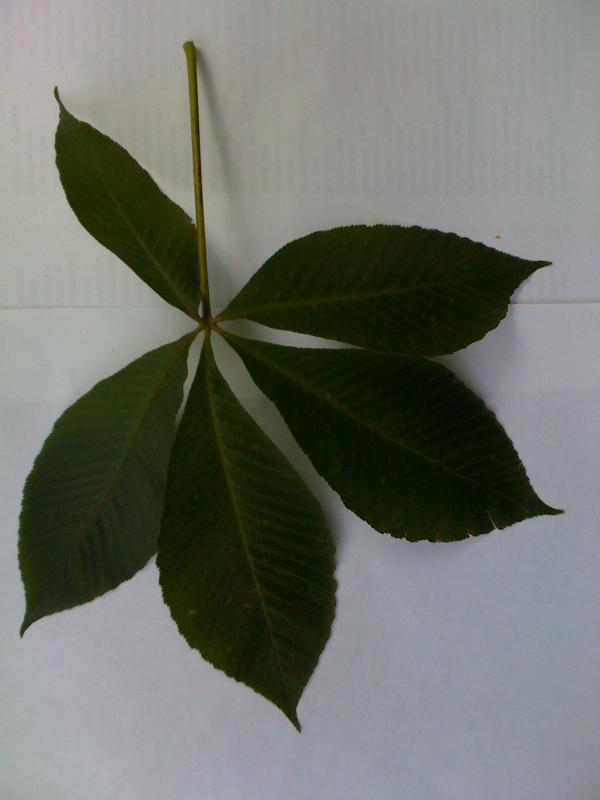
#> input picture dataset/aesculus/aesculus_flava/1249580532_0003.jpg, 600 x 800 px; its folder holds only this picture in this run
$ python -i dataset_loader.py   (imports and definitions only)
#> lines starting #> are read from the running program, lines starting #| are printed output that depends on the picture
import os
import glob
import cv2 as cv
import numpy as np


EXTENSIONES = ("*.jpg",)


def cargar_imagen(ruta: str, flags=cv.IMREAD_COLOR) -> np.ndarray:
    imagen = cv.imread(ruta, flags)
    if imagen is None:
        print(f"[ERROR] No se pudo cargar la imagen en la ruta: {ruta}")
    return imagen


# ---------------------------------------------------------------------------
# TRANSFORMACIONES (todas presentes en union.py)
# ---------------------------------------------------------------------------
def exponentialTransformation(img, c, gamma):
    temp = c * np.power(img / 255.0, gamma)
    return np.clip(temp * 255.0, 0, 255).astype(np.uint8)


def generalTransformation(img, alfa, beta):
    return np.clip(alfa * (img.astype(np.float32) - 128) + 128 + beta, 0, 255).astype(np.uint8)


def affineTransformation(img, rot_angle, tras_x=0, tras_y=0):
    rows, cols = img.shape[:2]
    M = cv.getRotationMatrix2D(((cols - 1) / 2.0, (rows - 1) / 2.0), rot_angle, 1)
    M[0, 2] = tras_x
    M[1, 2] = tras_y
    return cv.warpAffine(img, M, (cols, rows))


def filtro_gaussiano(img):
    return cv.GaussianBlur(img, (5, 5), 0)


def filtro_mediana(img):
    return cv.medianBlur(img, 5)


def filtro_sharpen(img):
    kernel = np.array([[0, -1, 0], [-1, 5, -1], [0, -1, 0]])
    return cv.filter2D(img, -1, kernel)


def anadir_ruido_gaussiano(img, media=0, sigma=15):
    ruido = np.random.normal(media, sigma, img.shape).astype(np.float32)
    return np.clip(img.astype(np.float32) + ruido, 0, 255).astype(np.uint8)


def espejo_horizontal(img):
    return cv.flip(img, 1)


# ---------------------------------------------------------------------------
# AUMENTO DE DATOS EN MEMORIA (solo train)
# ---------------------------------------------------------------------------
def aumentar_datos_train(img: np.ndarray) -> list:
    return [
        img,
        affineTransformation(img, 45.0, 0, 0),
        affineTransformation(img, -45.0, 0, 0),
        affineTransformation(img, 15.0, 20, 0),
        affineTransformation(img, -15.0, -20, 10),
        exponentialTransformation(img, 1.0, 0.5),
        exponentialTransformation(img, 1.0, 2.0),
        exponentialTransformation(img, 1.0, 0.7),
        generalTransformation(img, 1.5, 0),
        generalTransformation(img, 0.7, 30),
        filtro_gaussiano(img),
        filtro_sharpen(img),
        anadir_ruido_gaussiano(img),
        espejo_horizontal(img),
    ]


# ---------------------------------------------------------------------------
# VISUALIZACIÓN DEL AUMENTO
# ---------------------------------------------------------------------------
def mostrar_ejemplos_aumento(ruta_imagen: str, titulo: str = "Ejemplos de aumento"):
    import matplotlib.pyplot as plt

    img = cargar_imagen(ruta_imagen)
#> in cargar_imagen, imagen is the input picture: shape (800, 600, 3); mean B, G, R 105.7, 113.7, 109.9
    if img is None:
        return

    variaciones = aumentar_datos_train(img)
#> call 2 of affineTransformation, with rot_angle = -45, tras_x = 0, tras_y = 0
#> in affineTransformation (call 2), `M = cv.getRotationMatrix2D(((cols - 1) / 2.0, (rows - 1) / 2.0), rot_a..`: M = [[0.707, -0.707, 370.2], [0.707, 0.707, -94.77]]
#> in affineTransformation (call 2), `return cv.warpAffine(img, M, (cols, rows))`:
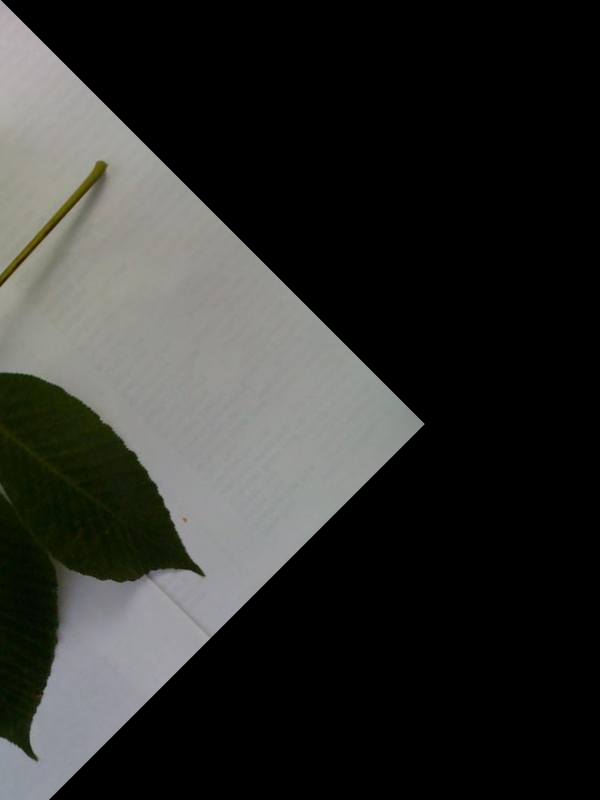
#> returned value: shape (800, 600, 3); mean of channels 0, 1, 2 44.1, 46.5, 45.9; drawn as B, G, R
#> call 3 of affineTransformation, with rot_angle = 15, tras_x = 20, tras_y = 0
#> in affineTransformation (call 3), `M = cv.getRotationMatrix2D(((cols - 1) / 2.0, (rows - 1) / 2.0), rot_a..`: M = [[0.966, 0.259, -93.19], [-0.259, 0.966, 91.13]]
#> in affineTransformation (call 3), `return cv.warpAffine(img, M, (cols, rows))`:
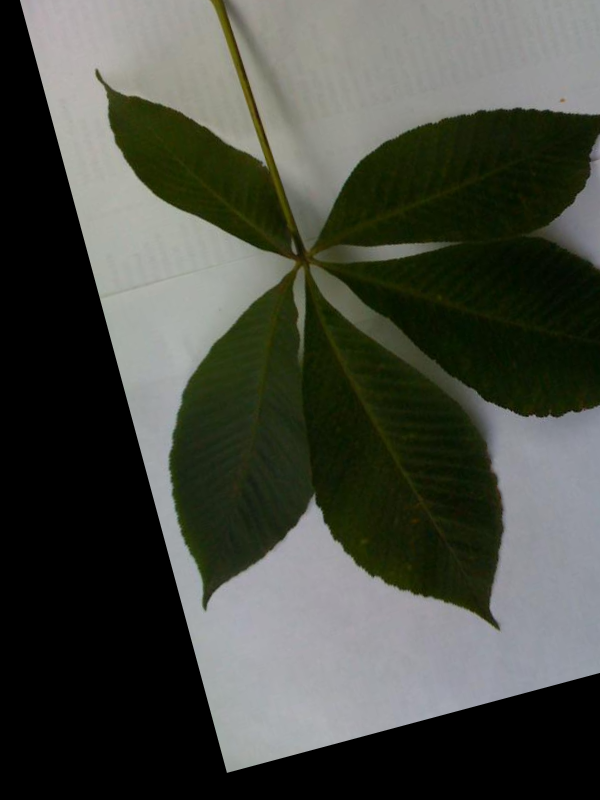
#> returned value: shape (800, 600, 3); mean of channels 0, 1, 2 65.8, 74.4, 71.3; drawn as B, G, R
#> call 2 of exponentialTransformation, with c = 1, gamma = 2
#> in exponentialTransformation (call 2), `temp = c * np.power(img / 255.0, gamma)`:
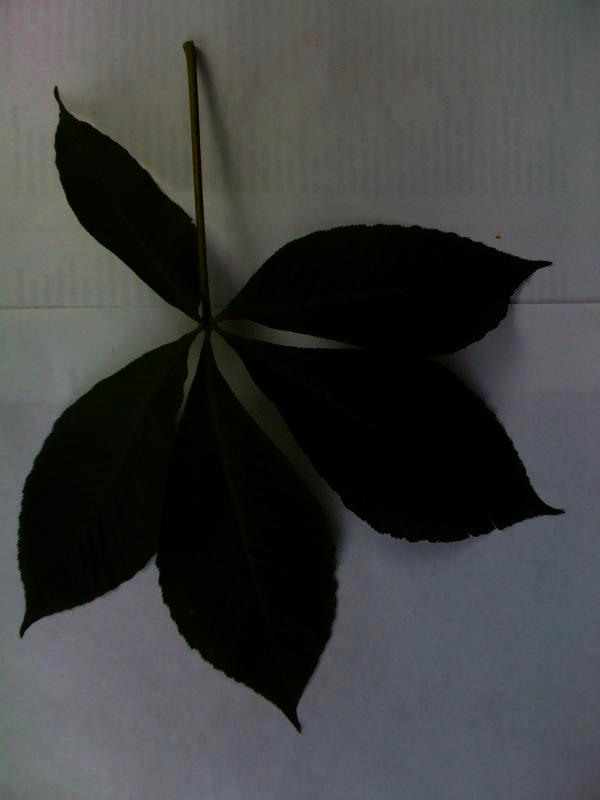
#> temp: shape (800, 600, 3) float64; mean B, G, R 0.248, 0.251, 0.244
#> call 2 of generalTransformation, with alfa = 0.7, beta = 30
#> in generalTransformation (call 2), `return np.clip(alfa * (img.astype(np.float32) - 128) + 128 + beta, 0, ..`:
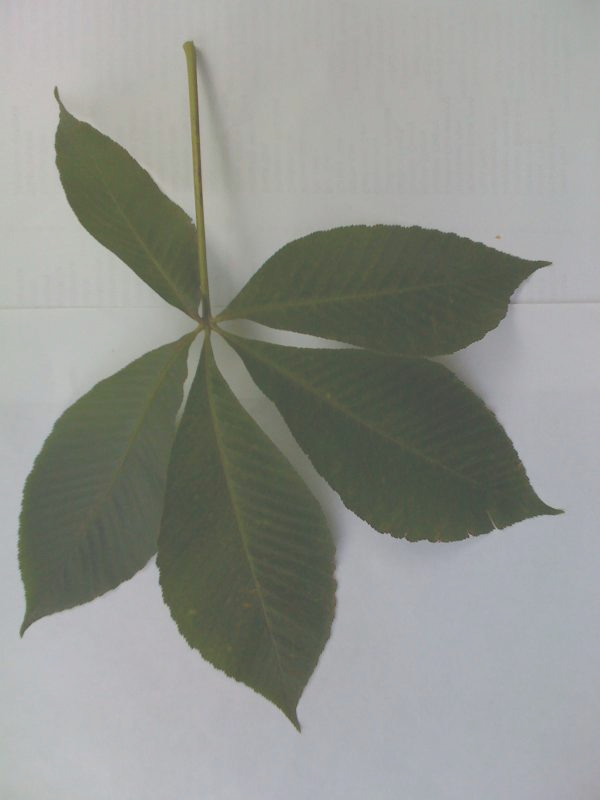
#> returned value: shape (800, 600, 3); mean of channels 0, 1, 2 142, 147.5, 144.9; drawn as B, G, R
#> in filtro_sharpen, `kernel = np.array([[0, -1, 0], [-1, 5, -1], [0, -1, 0]])`: kernel = [[0, -1, 0], [-1, 5, -1], [0, -1, 0]]
#> in anadir_ruido_gaussiano, `ruido = np.random.normal(media, sigma, img.shape).astype(np.float32)`:
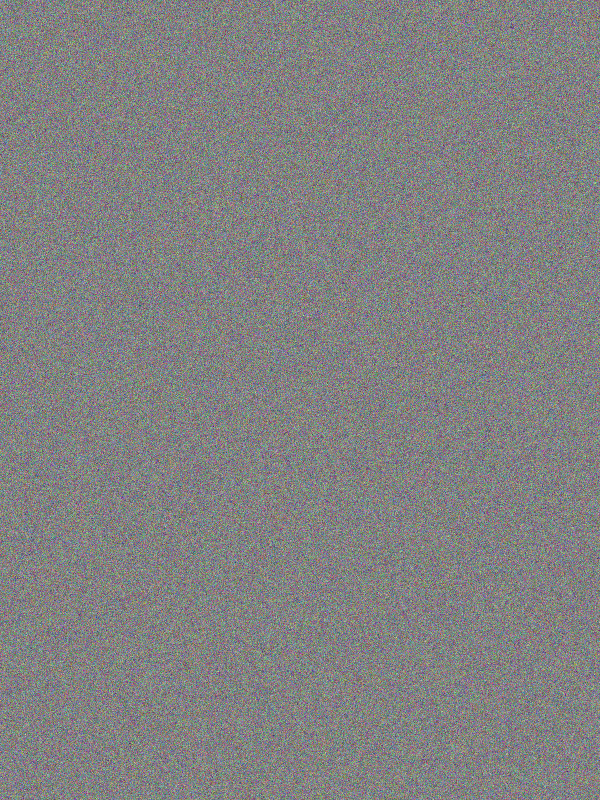
#> ruido: shape (800, 600, 3) float32; mean B, G, R 0, 0, 0; drawn with min black and max white
#> in espejo_horizontal, `return cv.flip(img, 1)`:
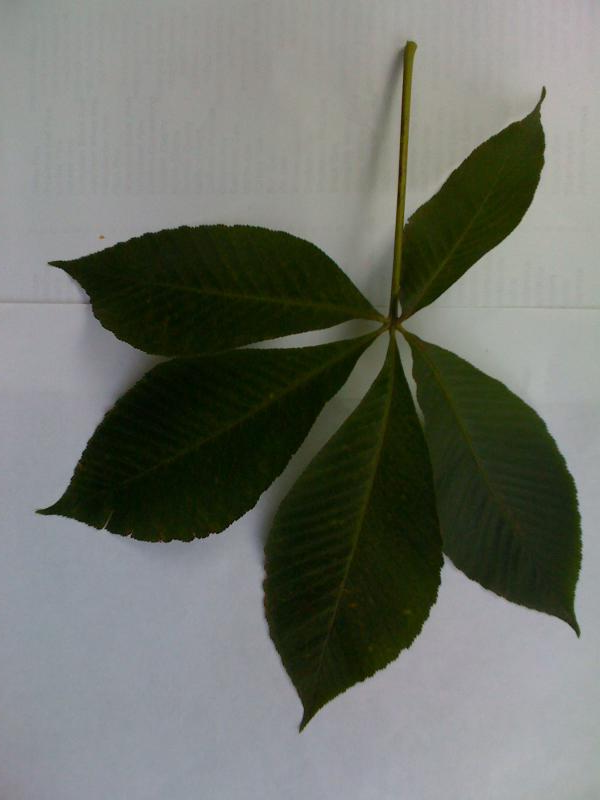
#> returned value: shape (800, 600, 3); mean of channels 0, 1, 2 105.7, 113.7, 109.9; drawn as B, G, R
#> variaciones = 14 items
    etiquetas = [
        "Original",
        "Rot +45°", "Rot -45°",
        "Rot +15° + trasl",
        "Rot -15° + trasl",
        "Gamma 0.5", "Gamma 2.0", "Gamma 0.7",
        "Alfa 1.5", "Alfa 0.7 + beta 30",
        "Gaussiano", "Sharpen",
        "Ruido gaussiano",
        "Espejo horizontal",
    ]

    n = len(variaciones)
#> n = 14
    cols = 5
    filas = (n + cols - 1) // cols
#> filas = 3
    fig, axes = plt.subplots(filas, cols, figsize=(3 * cols, 3 * filas))
    axes = axes.ravel()

    for i, (im, etq) in enumerate(zip(variaciones, etiquetas)):
        axes[i].imshow(cv.cvtColor(im, cv.COLOR_BGR2RGB))
        axes[i].set_title(etq, fontsize=9)
        axes[i].axis("off")
#> this loop made 14 passes
#> etq on passes 1 to 12: 'Original', 'Rot +45°', 'Rot -45°', 'Rot +15° + trasl', 'Rot -15° + trasl', 'Gamma 0.5', 'Gamma 2.0', 'Gamma 0.7', 'Alfa 1.5', 'Alfa 0.7 + beta 30', 'Gaussiano', 'Sharpen'

    for j in range(n, len(axes)):
        axes[j].axis("off")
#> this loop made 1 pass
#> j on pass 1: 14

    plt.suptitle(f"{titulo}\n({os.path.basename(ruta_imagen)})")
    plt.tight_layout()
    plt.show()
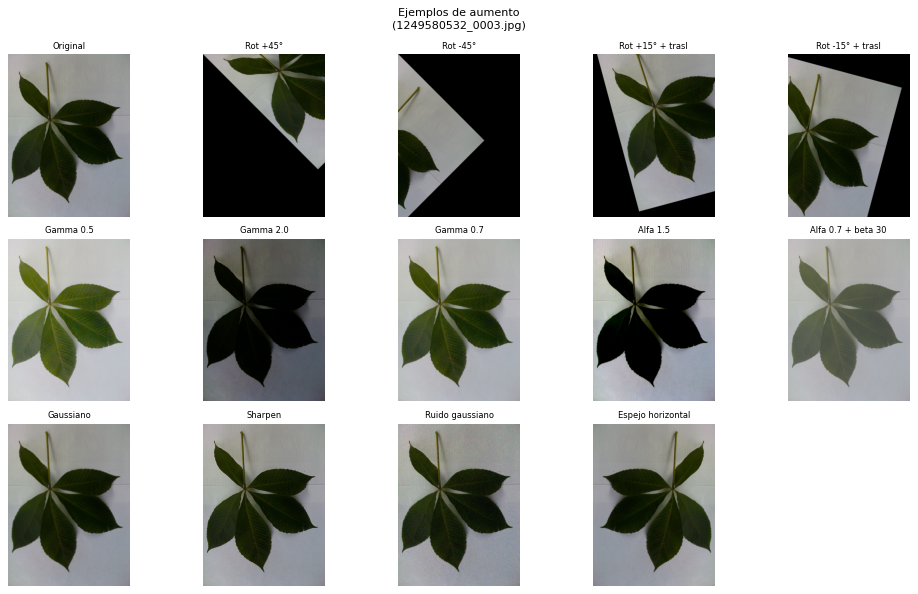
#> figure drawn by matplotlib, 14 panels


# ---------------------------------------------------------------------------
# CARGA DEL DATASET
# ---------------------------------------------------------------------------
# [39 lines left out: function cargar_dataset, not called in this run]

>>> result = mostrar_ejemplos_aumento('dataset/aesculus/aesculus_flava/1249580532_0003.jpg')

$ run again, on dataset/aesculus/aesculus_flava/1259118878_0059.jpg
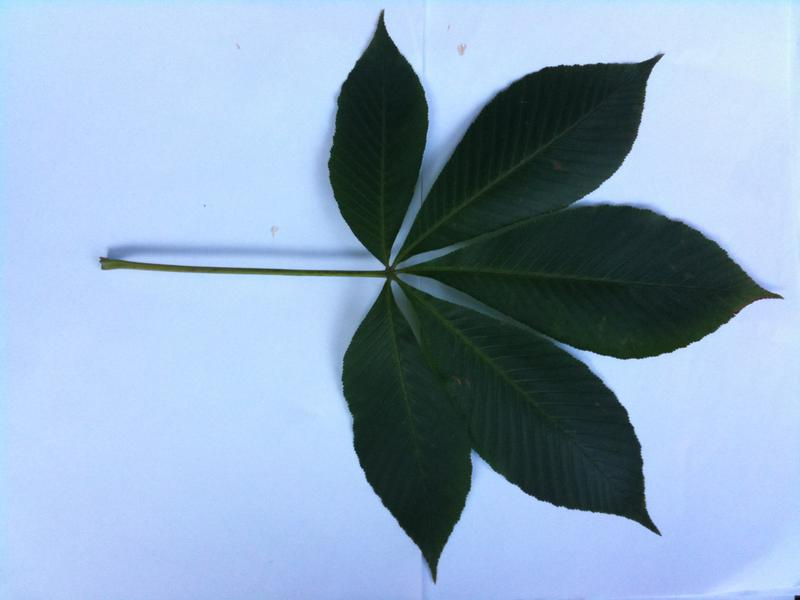
#> input picture dataset/aesculus/aesculus_flava/1259118878_0059.jpg, 800 x 600 px
#> in cargar_imagen, imagen is the input picture: shape (600, 800, 3); mean B, G, R 191, 165.3, 140.7
#> M = [[0.966, 0.259, -63.9], [-0.259, 0.966, 113.6]]
#> in affineTransformation (call 3), `return cv.warpAffine(img, M, (cols, rows))`:
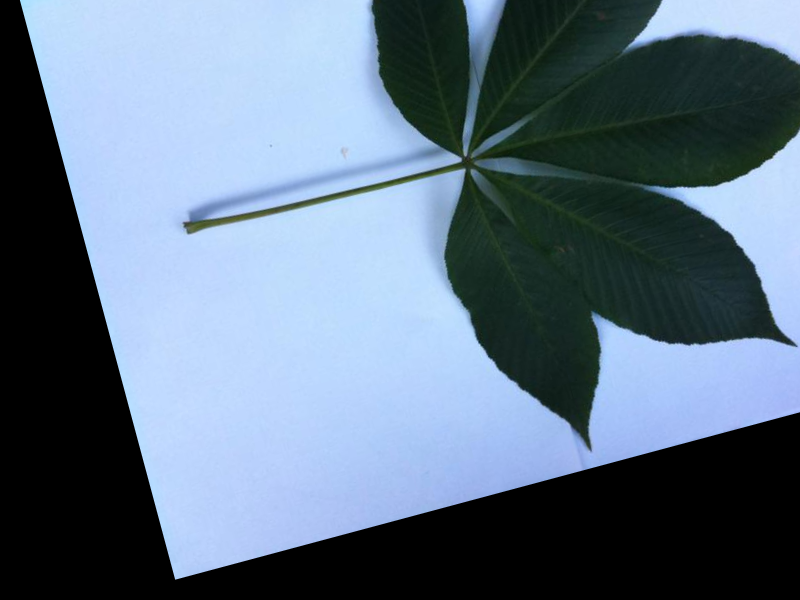
#> returned value: shape (600, 800, 3); mean of channels 0, 1, 2 133.3, 115, 96.4; drawn as B, G, R
#> kernel = [[0, -1, 0], [-1, 5, -1], [0, -1, 0]]
#> in espejo_horizontal, `return cv.flip(img, 1)`:
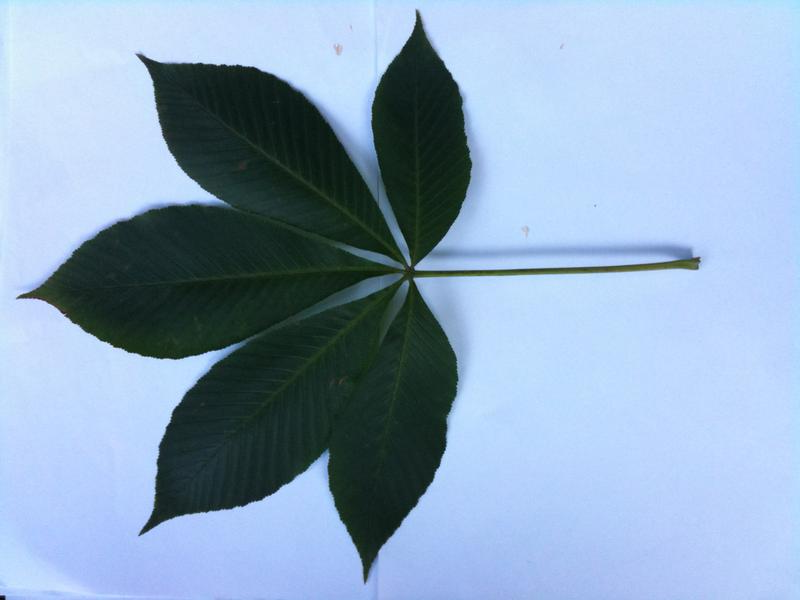
#> returned value: shape (600, 800, 3); mean of channels 0, 1, 2 191, 165.3, 140.7; drawn as B, G, R
#> variaciones = 14 items
#> n = 14
#> filas = 3
#> the loop in mostrar_ejemplos_aumento, `for i, (im, etq) in enumerate(zip(variaciones, etiquetas)):` made 14 passes
#> etq on passes 1 to 8: 'Original', 'Rot +45°', 'Rot -45°', 'Rot +15° + trasl', 'Rot -15° + trasl', 'Gamma 0.5', 'Gamma 2.0', 'Gamma 0.7'
#> the loop in mostrar_ejemplos_aumento, `for j in range(n, len(axes)):` made 1 pass
#> j on pass 1: 14

$ run again, on dataset/aesculus/aesculus_flava/1259118878_0106.jpg
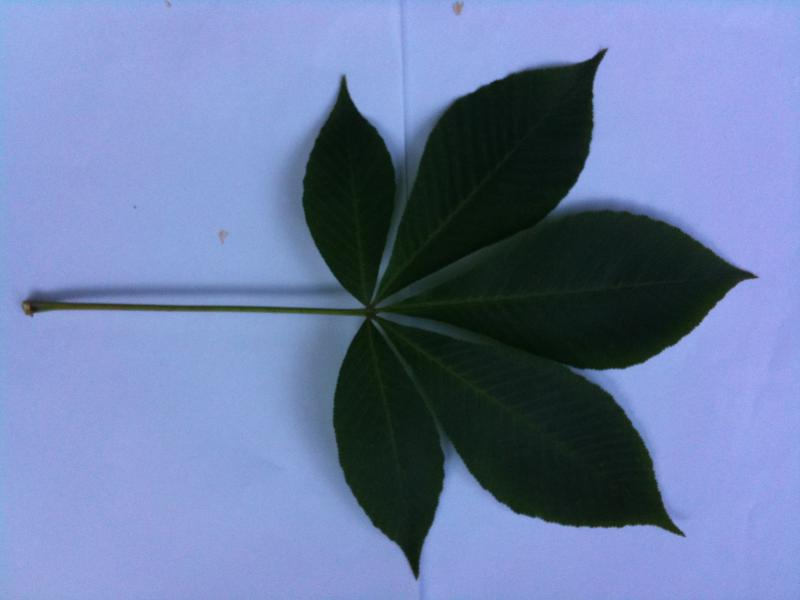
#> input picture dataset/aesculus/aesculus_flava/1259118878_0106.jpg, 800 x 600 px
#> in cargar_imagen, imagen is the input picture: shape (600, 800, 3); mean B, G, R 164.7, 123.6, 106.4
#> in generalTransformation (call 2), `return np.clip(alfa * (img.astype(np.float32) - 128) + 128 + beta, 0, ..`:
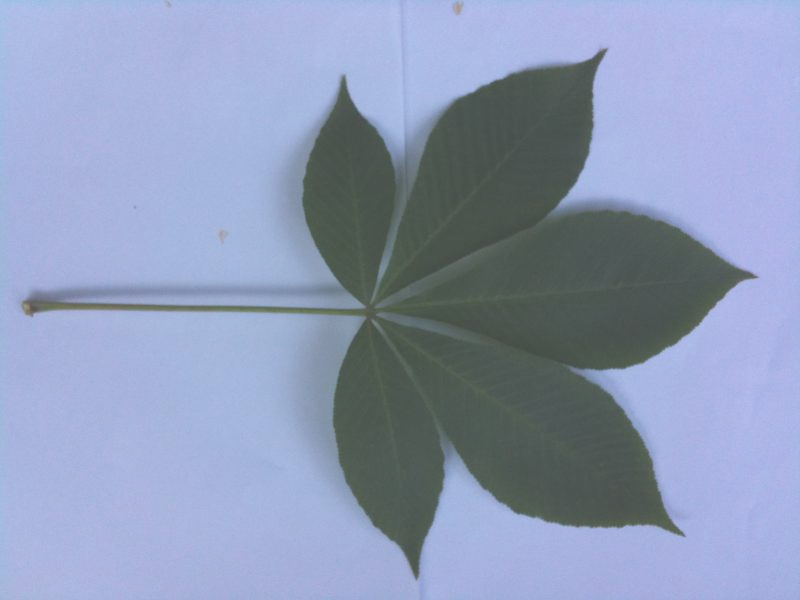
#> returned value: shape (600, 800, 3); mean of channels 0, 1, 2 183.2, 154.5, 142.4; drawn as B, G, R
#> kernel = [[0, -1, 0], [-1, 5, -1], [0, -1, 0]]
#> in espejo_horizontal, `return cv.flip(img, 1)`:
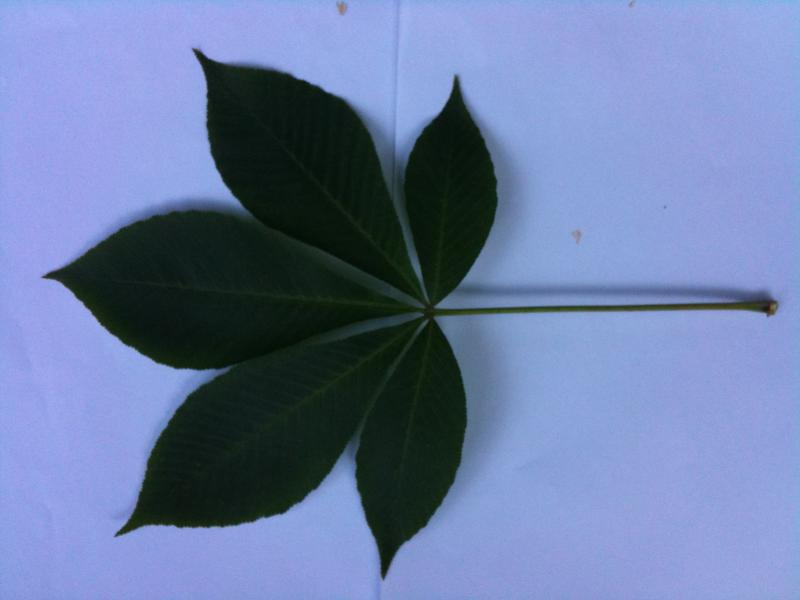
#> returned value: shape (600, 800, 3); mean of channels 0, 1, 2 164.7, 123.6, 106.4; drawn as B, G, R
#> variaciones = 14 items
#> n = 14
#> filas = 3
#> the loop in mostrar_ejemplos_aumento, `for i, (im, etq) in enumerate(zip(variaciones, etiquetas)):` made 14 passes
#> etq on passes 1 to 8: 'Original', 'Rot +45°', 'Rot -45°', 'Rot +15° + trasl', 'Rot -15° + trasl', 'Gamma 0.5', 'Gamma 2.0', 'Gamma 0.7'
#> the loop in mostrar_ejemplos_aumento, `for j in range(n, len(axes)):` made 1 pass
#> j on pass 1: 14
